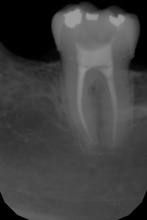
%> input picture Xray_Portugal/Cluster/mfiles/rx4.jpg, 147 x 220 px, shrunk from 1023 x 1536 before the run
$ octave TestOptim.m   (GNU Octave 9; MATLAB toolbox functions it lacks are replaced by stand-ins)
%> lines starting %> are read from the running program, lines starting %| are printed output that depends on the picture
### Xray_Portugal/Cluster/mfiles/TestSandrine/GlobalKmeans2.m

function [Er,M,nb] = GlobalKmeans2(X,T,kmax,dyn,bs,pl,distL,centre)
% kmeans - clustering with k-means (or Generalized Lloyd or LBG) algorithm
%
% [Er,M,nb] = GlobalKmeans(X,T,kmax,dyn,dnb,p)
%
% X    - (n x d) d-dimensional input data
% T    - (? x d) d-dimensional test data
% kmax - (maximal) number of means
% dyn  - 0: standard k-means, unif. random subset of data init.
%        1: fast global k-means
%        2: non-greedy, just use kdtree to initiallize the means
%        3: fast global k-means, use kdtree for potential insertion locations
%        4: global k-means algorithm
% dnb  - desired number of buckets on the kd-tree
% pl   - plot the fitting process
%
% returns
% Er - sum of squared distances to nearest mean (second column for test data)
% M  - (k x d) matrix of cluster centers; k is computed dynamically
% nb - number of nodes on the kd-tree (option dyn=[2,3])
%
% Nikos Vlassis & Sjaak Verbeek, 2001, http://www.science.uva.nl/~jverbeek

Er=[]; TEr=[];              % error monitorring

disp('Dimension des donnees')
[n,d]     = size(X)

THRESHOLD = 1e-4;   % relative change in error that is regarded as convergence
nb        = 0;


if pl; figure(1);set(1,'DoubleBuffer','on');end

% initialize
disp('Initialisation')

if dyn==1            % greedy insertion, possible at all points
    disp('greedy insertion, possible at all points')
  k      = 1;
  M      = mean(X);
  K      = sqdist(X',X',distL);
  L      = X;
elseif dyn==2        % use kd-tree results as means
    disp('Use kd-tree results as means')
  k      = kmax;
  M      = kdtree(X,[1:n]',[],1.5*n/k);
  nb     = size(M,1);
  dyn    = 0;
elseif dyn==3
    disp('Global Kmeans')
  L      = kdtree(X,[1:n]',[],1.5*n/bs);  % GLOBAL KMEANS
  nb     = size(L,1);
  k      = 1;
  M      = mean(X);
  K      = sqdist(X',L',distL);
elseif dyn==4
  k      = 1;
  M      = mean(X);
  %K      = sqdist(X',X',distL);
  L      = X;
else
  disp('Use random subset of data as means') % use random subset of data as means
  k      = kmax;
  tmp    = randperm(n);
  M      = centre;
end

Wnew=5;
Wold = realmax;
iter=1;

while k <= kmax
    disp('itération N°')
    iter
    tic
  kill = [];

    % squared Euclidean distances to means; Dist (k x n)
  Dist = sqdist(M',X',distL);


  % Voronoi partitioning
  [Dwin,Iwin] = min(Dist',[],2);

  % error measures and mean updates
  Wnew = sum(Dwin);

  % update VQ's
  for i=1:size(M,1)
    I = find(Iwin==i);% EMPTY MATRIX
    if size(I,1)>d
      M(i,:) = mean(X(I,:));
    else
     kill = [kill; i];
    end
  end

 if 1-Wnew/Wold < THRESHOLD*(10-9*(k==kmax))
    if dyn & k < kmax

      if dyn == 4
        best_Er = Wnew;

        for i=1:n;
          Wold = Inf;
          Wtmp = Wnew;
          Mtmp = [M; X(i,:)];
          while (1-Wtmp/Wold) > THRESHOLD*10;
        Wold = Wtmp;
            Dist = sqdist(Mtmp',X',distL);
            [Dwin,Iwin] = min(Dist',[],2);

            Wtmp = sum(Dwin);
            for i = 1 : size(Mtmp,1)
              I = find(Iwin==i);
              if size(I,1)>d;
                  Mtmp(i,:) = mean(X(I,:)); end
            end
          end
          if Wtmp < best_Er;   best_M = Mtmp; best_Er = Wtmp; end
        end

        M = best_M;
        Wnew = best_Er;
        if ~isempty(T); tmp=sqdist(T',M',distL); TEr=[TEr; sum(min(tmp,[],2))];end;
        Er=[Er; Wnew];
        k = k+1;

      else
        % try to add a new cluster on some point x_i
        [tmp,new] = max(sum(max(repmat(Dwin,1,size(K,2))-K,0)));
        k = k+1;
        M = [M; L(new,:)+eps];
        if pl;        fprintf( 'new cluster, k=%d\n', k);      end
        [Dwin,Iwin] = min(Dist,[],2);
        Wnew = sum(Dwin);Er=[Er; Wnew];

        if ~isempty(T); tmp=sqdist(T',M',distL); TEr=[TEr; sum(min(tmp,[],2))];end;
      end
    else
      k = kmax+1;
    end
  end
  Wold = Wnew;
 % if pl
 %   plot(X(:,1),X(:,2),'g.',M(:,1),M(:,2),'k.',M(:,1),M(:,2),'k+');
 %   drawnow;
 % end


 iter=iter+1;
  toc


end

 Er=[Er; Wnew];
 if ~isempty(T); tmp=sqdist(T',M',distL); TEr=[TEr; sum(min(tmp,[],2))]; Er=[Er TEr];end;
M(kill,:)=[];

### Xray_Portugal/Cluster/mfiles/TestSandrine/sqdist.m
function d=sqdist(a,b,param)
% SQDIST - computes squared Euclidean distance matrix
%          computes a rectangular matrix of pairwise distances d
% between points in a (given in columns) and points in b
% param == 1 : L1, else L2

% NB: very fast implementation taken from Roland Bunschoten

alpha=0.05;
beta=0.95;

if size(b,1)==3 % b(3,:) correspond au niveau de gris
    % distance géométrique
    if param==1
        %distance géométrique + niveau de gris L1
        aa = sum(a(1:2,:).*a(1:2,:),1); bb = sum(b(1:2,:).*b(1:2,:),1); ab = a(1:2,:)'*b(1:2,:);
        aaI = sum(a(3,:).*a(3,:),1); bbI = sum(b(3,:).*b(3,:),1); abI = a(3,:)'*b(3,:);
        %   Distance géométrique + niveau de gris L1
        d = (alpha*abs(repmat(aa',[1 size(bb,2)]) + repmat(bb,[size(aa,2) 1]) - 2*ab)+beta*abs(repmat(a(3,:)',[1 size(bbI,2)]) - repmat(b(3,:),[size(aaI,2) 1])));
    else
        % Distance géométrique + niveau de gris L2
        aa = sum(a(1:2,:).*a(1:2,:),1); bb = sum(b(1:2,:).*b(1:2,:),1); ab = a(1:2,:)'*b(1:2,:);
        aaI = sum(a(3,:).*a(3,:),1); bbI = sum(b(3,:).*b(3,:),1); abI = a(3,:)'*b(3,:);
        d = (alpha*abs(repmat(aa',[1 size(bb,2)]) + repmat(bb,[size(aa,2) 1]) - 2*ab)+beta*abs(repmat(aaI',[1 size(bbI,2)]) + repmat(bbI,[size(aaI,2) 1])- 2*abI));
    end
else
    % distance niveau de gris
    if param==1
        % distance L1
        aa = sum(a.*a,1); bb = sum(b.*b,1);
        d= abs(repmat(a',[1 size(b,2)]) - repmat(b,[size(a,2) 1]));
    else
        %distance L2
        aa = sum(a.*a,1); bb = sum(b.*b,1); ab = a'*b;
        d = abs(repmat(aa',[1 size(bb,2)]) + repmat(bb,[size(aa,2) 1]) - 2*ab);%/(std(a)*std(b));
    end
end

end

### Xray_Portugal/Cluster/mfiles/TestSandrine/TestOptim.m
clc
clear all
close all


I1=imread('rx4.jpg');
%> I1 is the input picture: size 220x147x3 uint8; min 0, max 159, mean 65.1
I=double(I1(:,:,1));
disp('Taille de l image')
[n1,m1,p]=size(I);
%> n1 = 220; m1 = 147; p = 1


% Pour une segmentation en niveau de gris
disp('Premier jeu de donn茂驴陆es')
points2=zeros(n1*m1,1);
points=I(:);


% nb classe
k=5

% Initialisation des centres

IDX = otsu(I,k);
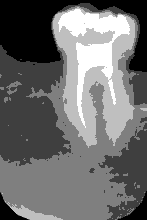
%> IDX: size 220x147 double; min 1, max 5, mean 2.72; drawn with min black and max white
figure
 subplot(1,2,1)
 imagesc(I1)
 title(['Original data ' ]);
 subplot(1,2,2)
imagesc(IDX);
IDX2=IDX;

Centre=zeros(k,1);
for i=1:k
    ii=find(IDX==i);
    Centre(i)=floor(mean(points(ii)));
end
%> after the loop, Centre = [2; 56; 73; 96; 126]


disp('M閠hode Kmeans')
[Er,M,nb] = GlobalKmeans2(points,[],k,0,0,0,2,Centre)
%> the loop in GlobalKmeans2, `while k <= kmax` made 3 passes
%> Wold on passes 1 to 3: 1658387, 1653540.2, 1653540.2
%> after the loop in GlobalKmeans2, `while k <= kmax`: M = [2.28; 56.29; 72.58; 96; 126.8]; iter = 4; k = 6
%> in GlobalKmeans2, `Er=[Er; Wnew];`: Er = 1653540.2
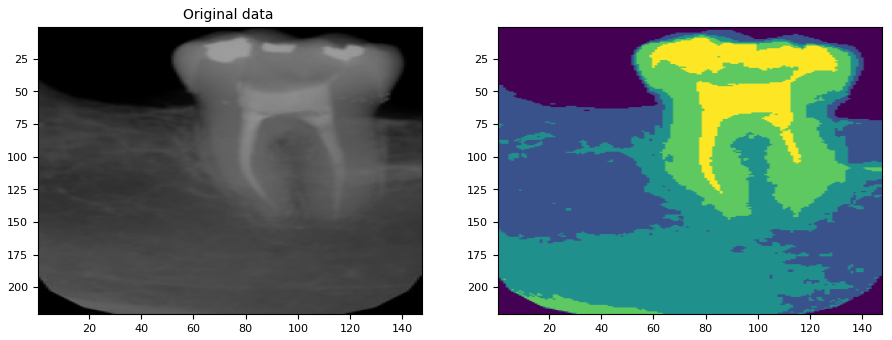
%> figure redrawn from the program's plot data, 2 panels
%> Er = 1653540.2; M = [2.28; 56.29; 72.58; 96; 126.8]; nb = 0

[distance]=sqdist(M',points',1);
[~,IDX]=min(distance',[],2);


 figure
 hold on
 colormap('gray');
 subplot(1,2,1)
 imagesc(I1)
 title(['Original data ' ]);
 subplot(1,2,2)
 I4=reshape(IDX,n1,m1);
 I4=ipermute(I4,[1,2,3]);
 I5=uint8(I4);
 imagesc(I5)
 rotate3d on
 title('Kmeans');


 disp('difference entre les 2 methods')
 nnz(I4-IDX2)/(n1*m1)*100
%> ans = 2.07

$ run again, with Xray_Portugal/Cluster/mfiles/rx2.jpg copied over Xray_Portugal/Cluster/mfiles/rx4.jpg
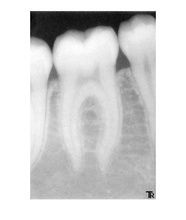
%> input picture Xray_Portugal/Cluster/mfiles/rx2.jpg, 186 x 220 px, shrunk from 506 x 598 before the run
%> I1 is the input picture: size 220x186x3 uint8; min 4, max 255, mean 213.4
%> after the loop `for i=1:k`: Centre = [30; 105; NaN; 197; 253]
%> the loop in GlobalKmeans2, `while k <= kmax` made 7 passes
%> Wold on passes 1 to 7: 7747421, 7320510.2, 7239997.7, 7225300.5, 7220519.1, 7217971.9, 7217697.1
%> after the loop in GlobalKmeans2, `while k <= kmax`: M = [31.35; 122.7; NaN; 192.6; 249.9]; iter = 8; k = 6
%> in GlobalKmeans2, `Er=[Er; Wnew];`: Er = 7217697.1
%> `[Er,M,nb] = GlobalKmeans2(points,[],k,0,0,0,2,Centre)`:
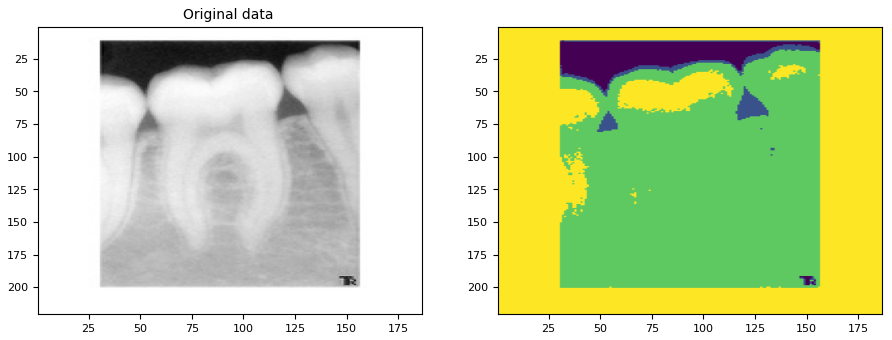
%> figure redrawn from the program's plot data, 2 panels
%> `[Er,M,nb] = GlobalKmeans2(points,[],k,0,0,0,2,Centre)`: M = [31.35; 122.7; 192.6; 249.9]; nb = 0
%> `I4=reshape(IDX,n1,m1);`:
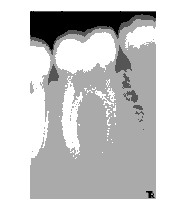
%> I4: size 220x186 double; min 1, max 4, mean 3.41; drawn with min black and max white
%> ans = 85.34

$ run again, with Xray_Portugal/Cluster/mfiles/rx3.jpg copied over Xray_Portugal/Cluster/mfiles/rx4.jpg
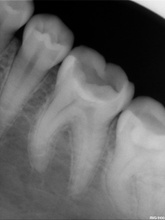
%> input picture Xray_Portugal/Cluster/mfiles/rx3.jpg, 165 x 220 px, shrunk from 1200 x 1600 before the run
%> I1 is the input picture: size 220x165x3 uint8; min 0, max 241, mean 100.7
%> `IDX = otsu(I,k);`:
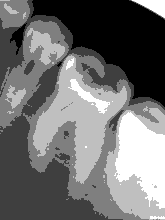
%> IDX: size 220x165 double; min 1, max 5, mean 2.76; drawn with min black and max white
%> after the loop `for i=1:k`: Centre = [5; 85; 118; 149; 182]
%> the loop in GlobalKmeans2, `while k <= kmax` made 3 passes
%> Wold on passes 1 to 3: 3530909, 3518503.6, 3518503.6
%> after the loop in GlobalKmeans2, `while k <= kmax`: M = [5.78; 85.61; 117.7; 148.9; 183]; iter = 4; k = 6
%> in GlobalKmeans2, `Er=[Er; Wnew];`: Er = 3518503.6
%> `[Er,M,nb] = GlobalKmeans2(points,[],k,0,0,0,2,Centre)`:
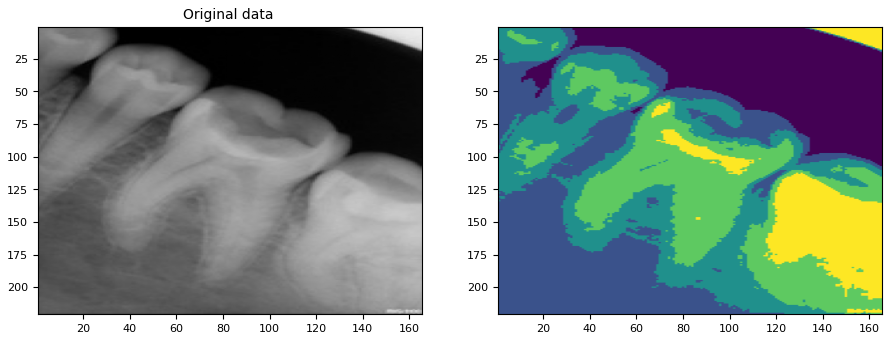
%> figure redrawn from the program's plot data, 2 panels
%> `[Er,M,nb] = GlobalKmeans2(points,[],k,0,0,0,2,Centre)`: M = [5.78; 85.61; 117.7; 148.9; 183]; nb = 0
%> ans = 1.4

$ run again, with Xray_Portugal/Cluster/mfiles/rx5.jpg copied over Xray_Portugal/Cluster/mfiles/rx4.jpg
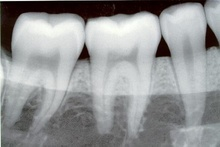
%> input picture Xray_Portugal/Cluster/mfiles/rx5.jpg, 220 x 147 px, shrunk from 446 x 298 before the run
%> I1 is the input picture: size 147x220x3 uint8; mean R, G, B 148.9, 150.1, 150.7
%> `IDX = otsu(I,k);`:
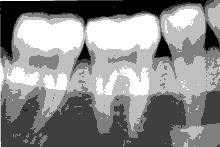
%> IDX: size 147x220 double; min 1, max 5, mean 3.19; drawn with min black and max white
%> after the loop `for i=1:k`: Centre = [23; 106; 149; 184; 221]
%> the loop in GlobalKmeans2, `while k <= kmax` made 3 passes
%> Wold on passes 1 to 3: 4377446, 4369351.3, 4369351.3
%> after the loop in GlobalKmeans2, `while k <= kmax`: M = [23.43; 106.5; 149.4; 184.5; 220.4]; iter = 4; k = 6
%> in GlobalKmeans2, `Er=[Er; Wnew];`: Er = 4369351.3
%> `[Er,M,nb] = GlobalKmeans2(points,[],k,0,0,0,2,Centre)`:
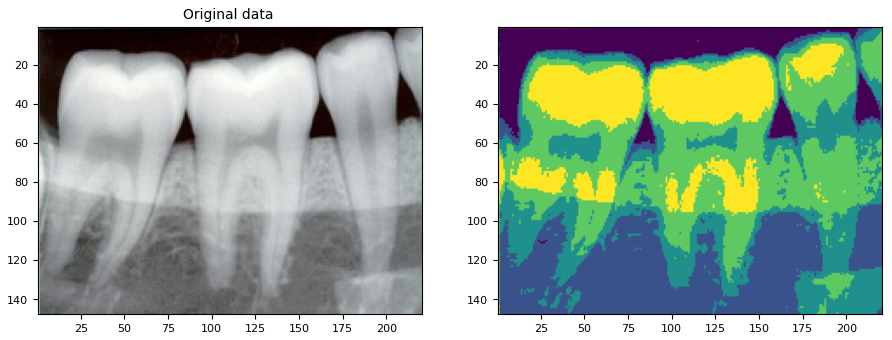
%> figure redrawn from the program's plot data, 2 panels
%> `[Er,M,nb] = GlobalKmeans2(points,[],k,0,0,0,2,Centre)`: M = [23.43; 106.5; 149.4; 184.5; 220.4]; nb = 0
%> ans = 0.742
